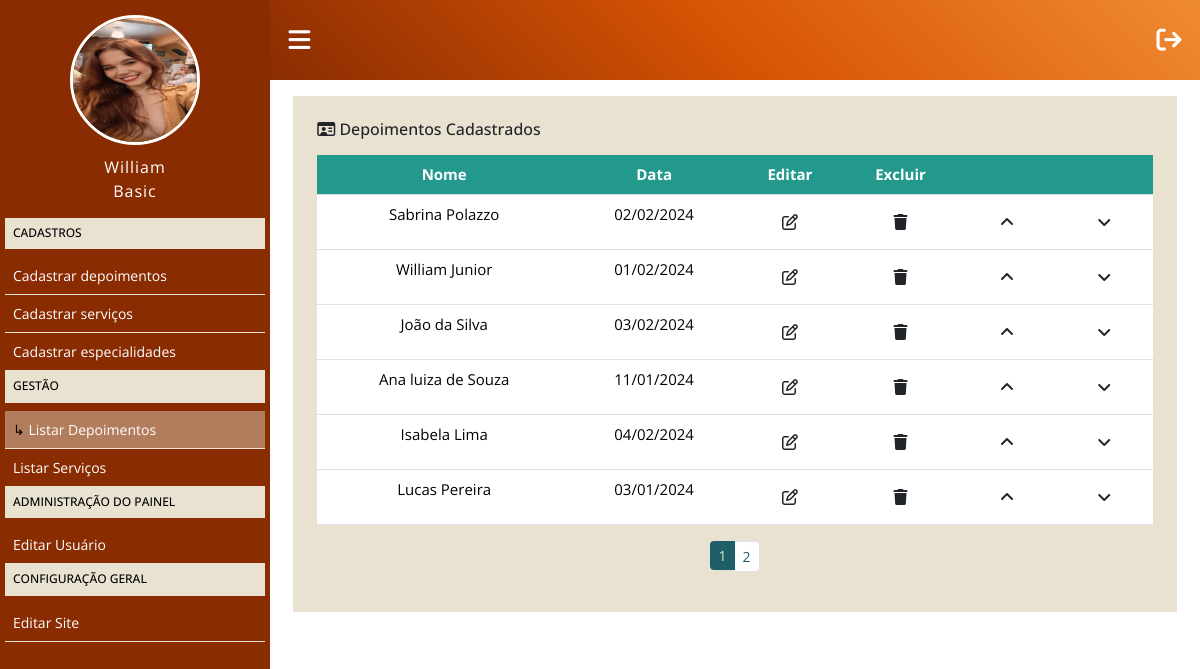
/painel/listar-depoimentos (signed in), run on the app's committed database.
### classes/MySql.php (called while the page is built)
<?php
class MySql
{
    private static $pdo;
    public static function conectar()
    {
        if (self::$pdo == null) {
            try {
                self::$pdo = new PDO('mysql:host=' . HOST . ';dbname=' . DATABASE, USER, PASSWORD, array(PDO::MYSQL_ATTR_INIT_COMMAND => "SET NAMES utf8"));
                self::$pdo->setAttribute(PDO::ATTR_ERRMODE, PDO::ERRMODE_EXCEPTION);
            } catch (Exception $e) {
                echo '<h2 style="color:red;margin-top:20px;font-style: italic;text-transform:lowercase;">erro ao conectar</h2>';
            }
        }
        return self::$pdo;
    }
}

### painel/pages/listar-depoimentos.php (the view, shortened to what this page needs)
<?php
$currentPage = isset($_GET['page']) ? (int)$_GET['page'] : 1;
$perPage = 6;
$testimonial = Painel::selectAll('tb_site.testimonial', ($currentPage - 1) * $perPage, $perPage);
?>
<div class="metricas container bg-main-begePastel p-4 mb-3 mt-3 g-col-6">
    <h6 class="mb-3"><i class="fa fa-id-card-o"></i> Depoimentos Cadastrados</h6>
    <div class="wraper-table">
        <table class="table testimonial">
            <thead>
                <tr>
                    <th scope="col bg-main-mediumBlue">Nome</th>
                    <th scope="col">Data</th>
                    <th scope="col">Editar</th>
                    <th scope="col">Excluir</th>
                    <th scope="col"></th>
                    <th scope="col"></th>
                </tr>
            </thead>
            <tbody>
                <?php
                foreach ($testimonial as $key => $value) {
                ?>
                    <tr>
                        <td></a><?php echo $value['name'] ?></td>
                        <td><?php echo date('d/m/Y', strtotime($value['date'])) ?></td>
                        <td><a href="<?php echo INCLUDE_PATH_PAINEL ?>editar-depoimento?id=<?php echo $value['id'] ?>" class="btn edit"><i class="fa-regular fa-pen-to-square"></i></a></td>
                        <td><a actionBtn="delete" href="<?php echo INCLUDE_PATH_PAINEL ?>listar-depoimentos?delete=<?php echo $value['id'] ?>" class="btn delete"><i class="fa-solid fa-trash"></i></a></td>
                        <td><a class="btn order" href="<?php echo INCLUDE_PATH_PAINEL ?>listar-depoimentos?order=up&id=<?php echo $value['id'] ?>"><i class="fa-solid fa-angle-up"></i></a></td>
                        <td><a class="btn order" href="<?php echo INCLUDE_PATH_PAINEL ?>listar-depoimentos?order=down&id=<?php echo $value['id'] ?>"><i class="fa-solid fa-angle-down"></i></a></td>
                    </tr>
                <?php } ?>
            </tbody>
        </table>
    </div>
    <nav aria-label="...">
        <ul class="pagination pagination-sm justify-content-center">
            <?php
            $totalpages = ceil(count(Painel::selectAll('tb_site.testimonial')) / $perPage);
            for ($i = 1; $i <= $totalpages; $i++) {
                if ($i == $currentPage) {
                    echo ' <li class="page-item active" aria-current="page"><a class="page-link" href="' . INCLUDE_PATH_PAINEL . 'listar-depoimentos?page=' . $i . '">', $i . '</a></li>';
                } else {
                    echo ' <li class="page-item"><a class="page-link" href="' . INCLUDE_PATH_PAINEL . 'listar-depoimentos?page=' . $i . '">', $i . '</a></li>';
                }
            }
            ?>
        </ul>
    </nav>
</div>

### painel/css/style.css (style rules this page uses)
:root { --primary-color: #8a2c02; --secundary-color: #d75404; --terciary-color: #f08b33; --dark-color: #07000e; --light-color: #ededed; --bg-main-orange: #fa3419; --bg-main-begePastel: #e9e2d1; --bg-main-lightBlue: #7cbc9a; --bg-main-mediumBlue: #23998e; --bg-main-DeepBlue: #1d5e69; }
.bg-main-begePastel { background-color: var(--bg-main-begePastel) }
* { margin: 0; padding: 0; box-sizing: border-box; font-family: "Open Sans"; }
html.main, body.main { height: 100%; }
.page-link { color: var(--bg-main-DeepBlue) }
.active>.page-link { background: var(--bg-main-DeepBlue); border: var(--bg-main-mediumBlue); color: var(--bg-main-begePastel); }
.metricas.container { margin-top: 50px; }
.wraper-table { overflow-x: auto; }
.table.testimonial thead tr th, tbody tr td { text-align: center; }
thead tr th, tbody tr td { font-size: 15px; }
thead tr th { background: var(--bg-main-mediumBlue) !important; color: white !important; }
@media (min-width:769px) { .container { width: 95%; } }

### data on the page
tb_site.testimonial: name "Sabrina Polazzo", date "02/02/2024"
tb_site.testimonial: name "William Junior", date "01/02/2024"
tb_site.testimonial: name "João da Silva", date "03/02/2024"
tb_site.testimonial: name "Ana luiza de Souza", date "11/01/2024"
tb_site.testimonial: name "Isabela Lima", date "04/02/2024"
tb_site.testimonial: name "Lucas Pereira", date "03/01/2024"

### other printed values
$_SESSION['name'] "William"
getUser($_SESSION['type_user']) "Basic"
